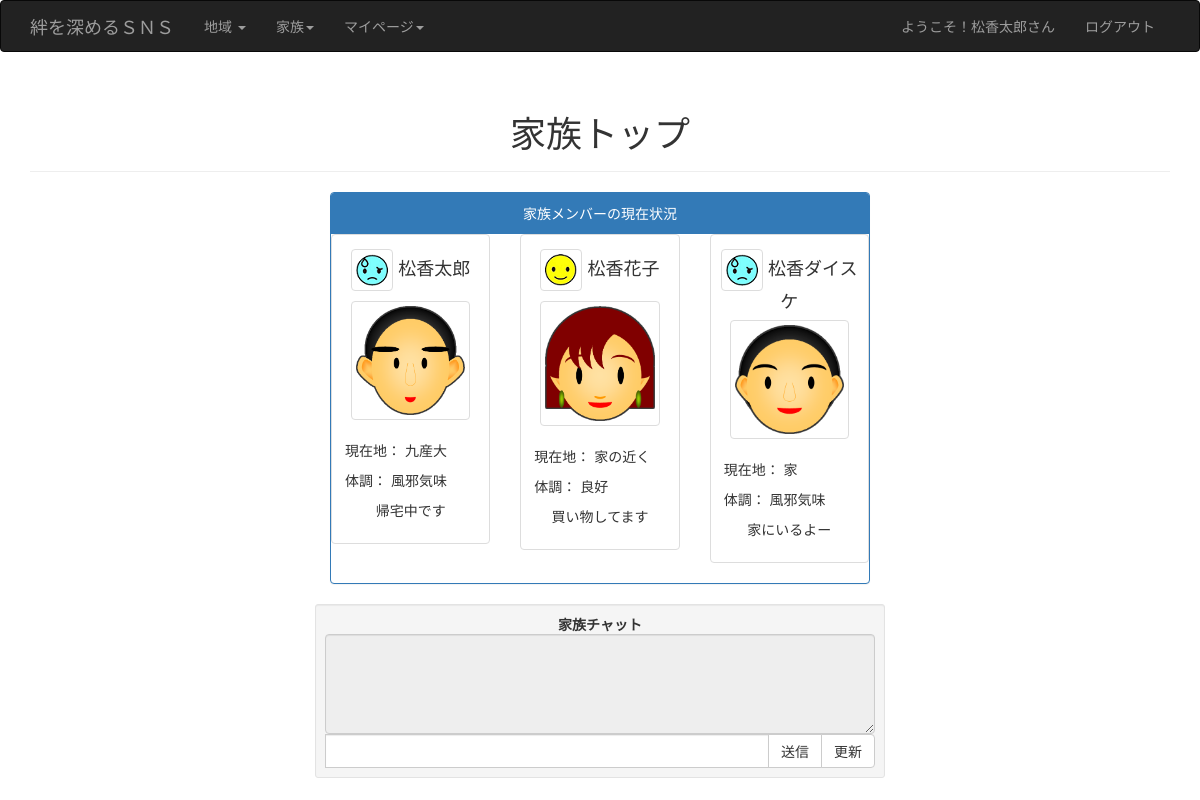
The app's page /index.php (signed in) with its own data.
### tables this page shows
CREATE TABLE IF NOT EXISTS `tb_state` (
  `USER_ID` varchar(16) NOT NULL,
  `CONDITION_ID` int(11) NOT NULL,
  `LOCATION` varchar(32) DEFAULT NULL,
  `COMMENT` varchar(32) DEFAULT NULL,
  `KIBUN_ID` int(11) DEFAULT NULL,
  `UPDATE` timestamp NOT NULL DEFAULT CURRENT_TIMESTAMP ON UPDATE CURRENT_TIMESTAMP,
  KEY `CONDITION_ID` (`CONDITION_ID`),
  KEY `USER_ID` (`USER_ID`)
);

CREATE TABLE IF NOT EXISTS `tb_user` (
  `HOME_ID` varchar(16) NOT NULL,
  `UT_ID` bigint(16) NOT NULL,
  `USER_ID` varchar(16) NOT NULL,
  `PASSWORD` varchar(16) NOT NULL,
  `NAME` varchar(32) NOT NULL,
  `SEX` int(11) NOT NULL,
  `BIRTHDAY` date NOT NULL,
  `EMAIL` varchar(64) DEFAULT NULL,
  PRIMARY KEY (`USER_ID`),
  KEY `HOME_ID` (`HOME_ID`),
  KEY `UT_ID` (`UT_ID`)
);

CREATE TABLE IF NOT EXISTS `tb_condition` (
  `CONDITION_ID` int(11) NOT NULL,
  `CONDITIONNAME` varchar(32) DEFAULT NULL,
  PRIMARY KEY (`CONDITION_ID`)
);

### index.php (the view, shortened to what this page needs)
<?php
include ('inc/header_inc.php');
if(!isset($_SESSION['UTID'])){
	header('Location:login.php');
	exit();
}else{
require_once('function.php');
$query2 = "SELECT * FROM `tb_user` NATURAL JOIN tb_state NATURAL JOIN tb_condition WHERE `HOME_ID`='{$hid}' ORDER BY `USER_ID` ASC ";
$rs2 = mysql_query($query2);
$query5 = "SELECT COUNT(*)AS COUNT FROM `tb_user`  WHERE `HOME_ID`='{$hid}'";
$rs5 = mysql_query($query5);
$row5 = mysql_fetch_array($rs5);
$cnt2=$row5['COUNT'];
if($cnt2==1){
	$offmd="col-md-offset-3";
	$md="col-md-6";
	$mdd="col-md-4";
	$smd="col-sm-4";
}else if($cnt2==2){
	$offmd="col-md-offset-3";
	$md="col-md-6";
	$mdd="col-md-4";
	$smd="col-sm-4";
}else if($cnt2==3){
	$offmd="col-md-offset-3";
	$md="col-md-6";
	$mdd="col-md-4";
	$smd="col-sm-4";
}else if($cnt2==4){
	$offmd="col-md-offset-2";
	$md="col-md-8";
	$mdd="col-md-3";
	$smd="col-sm-3";
}else if($cnt2==5){
	$offmd="col-md-offset-0";
	$md="col-md-12";
	$mdd="col-md-2";
	$smd="col-sm-2";
}else if($cnt2==6){
	$offmd="col-md-offset-0";
	$md="col-md-12";
	$mdd="col-md-2";
	$smd="col-sm-2";
}else if($cnt2==7){
	$offmd="col-md-offset-0";
	$md="col-md-12";
	$mdd="col-md-2";
	$smd="col-sm-2";
}
?>
	<div class="page-header text-center">
    <h1>家族トップ</h1>
    </div>
	<div class="<?= $offmd." ".$md ?>">
	<div class="panel panel-primary">
	<div class="panel-heading text-center">家族メンバーの現在状況</div>
		<div class="row">
			<?php
			while($row2 = mysql_fetch_array($rs2)){
			?>
			  <div class="col-xs-12 <?= $smd." ".$mdd ?>">
			    <div class="thumbnail">
			      <div class="text-center">
			      	<h4><img src="img/<?= $row2['KIBUN_ID'] ?>.png" class="img-thumbnail">
			      	<?php echo $row2['NAME']; ?></h4>
			      </div>
			       <div class="col-xs-4 col-sm-12 col-md-12"><?php uimg($row2['HOME_ID'],$row2['USER_ID']); ?></div>
			      <div class="caption">
			        <p>現在地：
			        <?php
			        if($row2['LOCATION']==""){
			        	echo"登録なし";
			        }else{
			        	echo $row2['LOCATION'];
			        }
			        ?>
			        </p>
			        <p>体調：
			        <?php
			        if($row2['CONDITIONNAME']==""){
			        	echo"登録なし";
			        }else{
			        	echo $row2['CONDITIONNAME'];
			        }
			        ?>
			        </p>
			        <p class="text-center"><?php echo $row2['COMMENT']; ?></p>
			      </div>
			    </div>
			  </div>
			<?php
			}
			?>
		</div>
    </div>
    </div>
    <div class="col-sm-offset-3 col-sm-6 well well-sm">
    <div class="text-center"><strong>家族チャット</strong></div>
    <textarea class="form-control text-left"; id="textarea_log" style="width:100%; height:100px; overflow:auto; background-image:url('');" readonly></textarea>
		<div class="input-group">
		  <input id="input_remark" type="text" class="form-control">
		  <span class="input-group-btn">
			<input type="button" id="button_send" class="btn btn-default" value="送信">
			<input type="button" id="button_update" class="btn btn-default" value="更新">
		  </span>
		</div>
    </div>
<?php } ?>
<?php include('inc/footer_inc.php'); ?>

### inc/header_inc.php (shortened to what this page needs)
<!DOCTYPE html>
<html lang="ja">
  <head>
<link href="https://maxcdn.bootstrapcdn.com/bootstrap/3.3.5/css/bootstrap.min.css" rel="stylesheet">
<link rel="stylesheet" href="http://cdn.rawgit.com/Eonasdan/bootstrap-datetimepicker/v4.0.0/build/css/bootstrap-datetimepicker.css">
  </head>
  <body>
<?php
if(!isset($_SESSION['UTID'])){
?>
<div class="navbar navbar-inverse">
  <div class="container">
    <div class="navbar-header">
      <button type="button" class="navbar-toggle" data-toggle="collapse" data-target=".navbar-collapse">
        <span class="sr-only">ナビゲーションの切替</span>
        <span class="icon-bar"></span>
        <span class="icon-bar"></span>
        <span class="icon-bar"></span>
      </button>
      <a class="navbar-brand">絆を深めるＳＮＳ</a>
    </div>
    <div class="navbar-collapse collapse">
      <ul class="nav navbar-nav navbar-right">
      </ul>
    </div>
  </div>
</div>
<?php
}else{
  $uid = $_SESSION['UID'];
  $uname = $_SESSION['UNAME'];
  $hid = $_SESSION['HID'];
$query2 = "SELECT COUNT(*)AS COUNT FROM  `tb_demand`,`tb_user` NATURAL JOIN tb_home WHERE (`FROM_ID`=`HOME_ID`) AND (`TO_ID`='{$hid}') AND `REPRESENTATIVE_ID`=`USER_ID` AND `STATE`='0'";
$rs2 = mysql_query($query2);
$row2 = mysql_fetch_array($rs2);
$query3 = "SELECT COUNT(*)AS COUNT FROM `tb_fdemand` NATURAL JOIN tb_user WHERE (`FROM_UID`=`USER_ID` OR `TO_UID`=`USER_ID`) AND `STATE`='0' AND `USER_ID`=`FROM_UID` AND `TO_UID`='{$uid}'";
$rs3 = mysql_query($query3);
$row3 = mysql_fetch_array($rs3);
?>
<div class="navbar navbar-inverse">
  <div class="container">
    <div class="navbar-header">
      <a class="navbar-brand">絆を深めるＳＮＳ</a>
    </div>
    <div class="navbar-collapse collapse">
      <ul class="nav navbar-nav">
        <li class="dropdown">
          <a href="#" class="dropdown-toggle" data-toggle="dropdown">地域<span class="badge"><?php if($row2['COUNT']!=0){ echo $row2['COUNT'];} ?></span> <span class="caret"></span></a>
        </li>
        <li class="dropdown">
          <a href="#" class="dropdown-toggle" data-toggle="dropdown">家族<span class="caret"></span></a>
        </li>
        <li class="dropdown">
          <a href="#" class="dropdown-toggle" data-toggle="dropdown">マイページ<span class="badge"><?php if($row3['COUNT']!=0){ echo $row3['COUNT'];} ?></span><span class="caret"></span></a>
        </li>
      </ul>
      <ul class="nav navbar-nav navbar-right">
        <li><a>ようこそ！<?php echo $uname;?>さん</a></li>
        <li><a href="<?= FAMISNS_ROOT ?>/logout.php">ログアウト</a></li>
      </ul>
    </div>
  </div>
</div>
<div class="container">
<?php
}
?>

### function.php (shortened to what this page needs)
<?php
function uimg($hid,$uid){
$query7 = "SELECT COUNT(*)AS COUNT,HOME_ID,USER_ID,U_IMAGE FROM `tb_userprof` NATURAL JOIN tb_user WHERE `HOME_ID`='{$hid}' AND `USER_ID`='{$uid}'";
$rs7 = mysql_query($query7);
$row7 = mysql_fetch_array($rs7);
if($row7['COUNT']!=0 && $row7['U_IMAGE']!=NULL){
?>
	<a href="<?=FAMISNS_ROOT ?>/mypage/<?= $row7['U_IMAGE'] ?>" class="thumbnail"><img src="<?=FAMISNS_ROOT ?>/mypage/<?= $row7['U_IMAGE']?>"></a>
<?php
}else{
?>
	<a href="<?=FAMISNS_ROOT ?>img/sample1.png" class="thumbnail"><img src="<?=FAMISNS_ROOT ?>/img/sample1.png"></a>
<?php
}
}
?>

### inc/footer_inc.php (shortened to what this page needs)
</div>
</body>
</html>

### records on screen
tb_state: USER_ID.NAME "松香太郎", shows a picture, LOCATION "九産大", CONDITION_ID.CONDITIONNAME "風邪気味", COMMENT "帰宅中です"
tb_state: shows a picture, USER_ID.NAME "松香花子", LOCATION "家の近く", CONDITION_ID.CONDITIONNAME "良好", COMMENT "買い物してます"
tb_state: USER_ID.NAME "松香ダイスケ", shows a picture, LOCATION "家", CONDITION_ID.CONDITIONNAME "風邪気味", COMMENT "家にいるよー"

### other values on screen
$uname "松香太郎"
